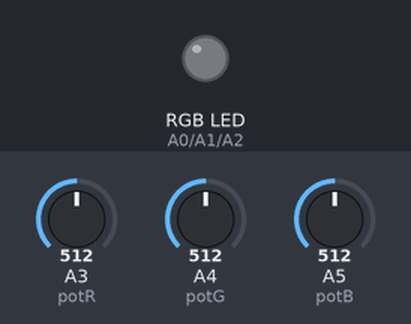
This sketch was run on a simulated Arduino Uno, built with avr-gcc and run on an emulated ATmega328P. Shown: an RGB LED mixed from three pins (HIGH = lit). The inputs (shaded band) are chosen by the test bench; at power-on: A3 (potR) = 512, A4 (potG) = 512, A5 (potB) = 512.

Above: at 1.2 s.
1.3 s: A3 (potR) set to 526
At 2.4 s:
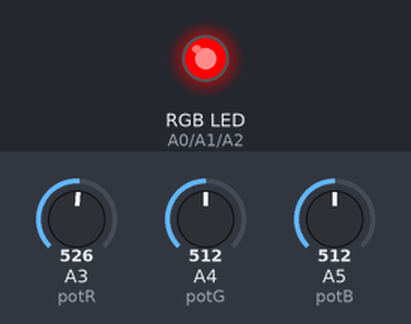
2.8 s: A4 (potG) set to 520
At 3.6 s:
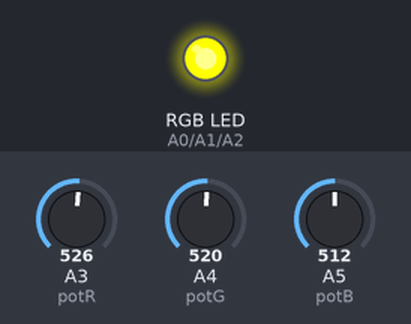
4.3 s: A5 (potB) set to 524
At 4.7 s:
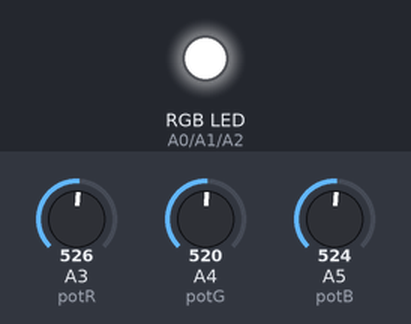
5.8 s: A4 (potG) set to 511
At 7.0 s:
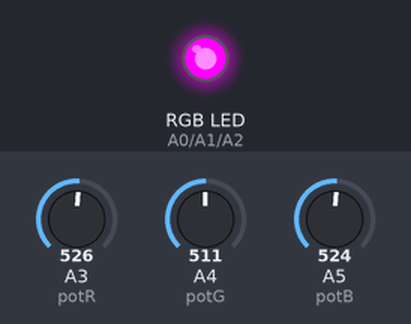
7.3 s: A3 (potR) set to 511
At 8.2 s:
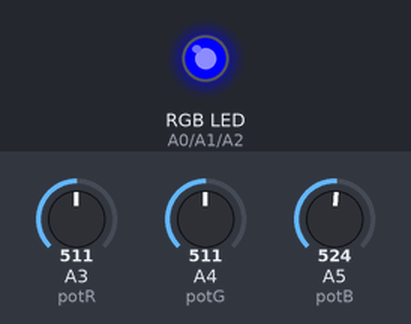
8.8 s: A4 (potG) set to 716
At 9.3 s:
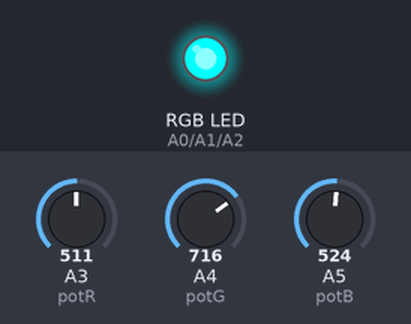
Timing chart, 0 to 11.3 s (numbered marks = the images above; inputs shaded):
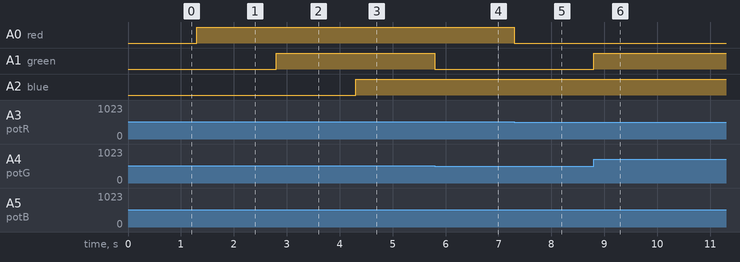

Measured:
- the behaviour switches between 513 and 514 on A3 (potR) (found by bisection; images 0 and 1)
- the behaviour switches between 513 and 514 on A4 (potG) (found by bisection; images 1 and 2)
- the behaviour switches between 513 and 514 on A5 (potB) (found by bisection; images 2 and 3)
- after the input at 1.3 s, A0 (red): LOW → HIGH at once
- after the input at 2.8 s, A1 (green): LOW → HIGH at once
- after the input at 4.3 s, A2 (blue): LOW → HIGH at once
- after the input at 5.8 s, A1 (green): HIGH → LOW at once
- after the input at 7.3 s, A0 (red): HIGH → LOW at once
- after the input at 8.8 s, A1 (green): LOW → HIGH at once

The sketch:

RGB_Light_with_Potentiometer.ino
```cpp
int potR = A3,
    potG = A4,
    potB = A5,
 red = A0,
 green = A1,
 blue = A2,
      potRval,
      potGval,
      potBval,
   newred,newgreen,newblue;


void setup() {
  pinMode(potR, INPUT);
  pinMode(potG, INPUT);
  pinMode(potB, INPUT);
  pinMode(red, OUTPUT);
  pinMode(green, OUTPUT);
  pinMode(blue, OUTPUT);

}

void loop() {
  potRval = analogRead(potR);
  potGval = analogRead(potG);
  potBval = analogRead(potB);

newred = map(potRval,0,1023,0,255);
newgreen = map(potGval,0,1023,0,255);
newblue = map(potBval,0,1023,0,255);

analogWrite(red, newred);
analogWrite(green, newgreen);
analogWrite(blue, newblue);

}
```
